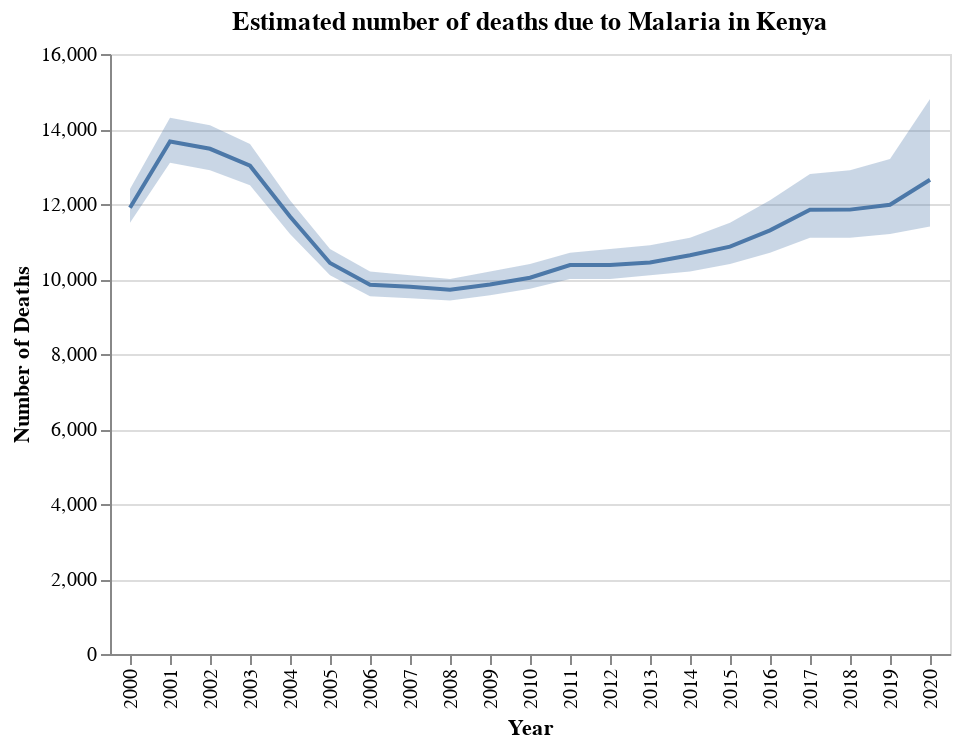

Notebook code for this chart:
### Code cell
#hide_input
x

### Figure 1 — Vega-Lite specification as saved in the notebook (floating-point values rounded to 4 significant figures)
{"config": {"view": {"continuousWidth": 400, "continuousHeight": 300}}, "layer": [{"mark": "line", "encoding": {"x": {"type": "ordinal", "field": "Period", "title": "Year"}, "y": {"type": "quantitative", "field": "FactValueNumeric", "title": "Number of Deaths"}}, "title": {"text": "Estimated number of deaths due to Malaria in Kenya", "anchor": "middle"}}, {"mark": {"type": "area", "opacity": 0.3}, "encoding": {"tooltip": [{"type": "quantitative", "field": "Period"}, {"type": "quantitative", "field": "FactValueNumericLow"}, {"type": "quantitative", "field": "FactValueNumeric"}, {"type": "quantitative", "field": "FactValueNumericHigh"}], "x": {"type": "ordinal", "field": "Period"}, "y": {"type": "quantitative", "field": "FactValueNumericLow"}, "y2": {"field": "FactValueNumericHigh"}}}], "data": {"name": "data-f6e8ac133be1ee5f394216b31811c4ee"}, "$schema": "https://vega.github.io/schema/vega-lite/v4.8.1.json", "datasets": {"data-f6e8ac133be1ee5f394216b31811c4ee": [{"SpatialDimValueCode": "KEN", "Location": "Kenya", "Indicator": "Estimated number of malaria deaths", "Period": 2020, "FactValueNumeric": 12650.0, "FactValueNumericLow": 11400.0, "FactValueNumericHigh": 14800.0, "DateModified": "2022-02-02T22:00:00"}, {"SpatialDimValueCode": "KEN", "Location": "Kenya", "Indicator": "Estimated number of malaria deaths", "Period": 2019, "FactValueNumeric": 11980.0, "FactValueNumericLow": 11200.0, "FactValueNumericHigh": 13200.0, "DateModified": "2022-02-02T22:00:00"}, {"SpatialDimValueCode": "KEN", "Location": "Kenya", "Indicator": "Estimated number of malaria deaths", "Period": 2018, "FactValueNumeric": 11850.0, "FactValueNumericLow": 11100.0, "FactValueNumericHigh": 12900.0, "DateModified": "2022-02-02T22:00:00"}, {"SpatialDimValueCode": "KEN", "Location": "Kenya", "Indicator": "Estimated number of malaria deaths", "Period": 2017, "FactValueNumeric": 11840.0, "FactValueNumericLow": 11100.0, "FactValueNumericHigh": 12800.0, "DateModified": "2022-02-02T22:00:00"}, {"SpatialDimValueCode": "KEN", "Location": "Kenya", "Indicator": "Estimated number of malaria deaths", "Period": 2016, "FactValueNumeric": 11300.0, "FactValueNumericLow": 10700.0, "FactValueNumericHigh": 12100.0, "DateModified": "2022-02-02T22:00:00"}, {"SpatialDimValueCode": "KEN", "Location": "Kenya", "Indicator": "Estimated number of malaria deaths", "Period": 2015, "FactValueNumeric": 10860.0, "FactValueNumericLow": 10400.0, "FactValueNumericHigh": 11500.0, "DateModified": "2022-02-02T22:00:00"}, {"SpatialDimValueCode": "KEN", "Location": "Kenya", "Indicator": "Estimated number of malaria deaths", "Period": 2014, "FactValueNumeric": 10630.0, "FactValueNumericLow": 10200.0, "FactValueNumericHigh": 11100.0, "DateModified": "2022-02-02T22:00:00"}, {"SpatialDimValueCode": "KEN", "Location": "Kenya", "Indicator": "Estimated number of malaria deaths", "Period": 2013, "FactValueNumeric": 10440.0, "FactValueNumericLow": 10100.0, "FactValueNumericHigh": 10900.0, "DateModified": "2022-02-02T22:00:00"}, {"SpatialDimValueCode": "KEN", "Location": "Kenya", "Indicator": "Estimated number of malaria deaths", "Period": 2012, "FactValueNumeric": 10370.0, "FactValueNumericLow": 10000.0, "FactValueNumericHigh": 10800.0, "DateModified": "2022-02-02T22:00:00"}, {"SpatialDimValueCode": "KEN", "Location": "Kenya", "Indicator": "Estimated number of malaria deaths", "Period": 2011, "FactValueNumeric": 10370.0, "FactValueNumericLow": 10000.0, "FactValueNumericHigh": 10700.0, "DateModified": "2022-02-02T22:00:00"}, {"SpatialDimValueCode": "KEN", "Location": "Kenya", "Indicator": "Estimated number of malaria deaths", "Period": 2010, "FactValueNumeric": 10030.0, "FactValueNumericLow": 9740.0, "FactValueNumericHigh": 10400.0, "DateModified": "2022-02-02T22:00:00"}, {"SpatialDimValueCode": "KEN", "Location": "Kenya", "Indicator": "Estimated number of malaria deaths", "Period": 2009, "FactValueNumeric": 9855.0, "FactValueNumericLow": 9570.0, "FactValueNumericHigh": 10200.0, "DateModified": "2022-02-02T22:00:00"}, {"SpatialDimValueCode": "KEN", "Location": "Kenya", "Indicator": "Estimated number of malaria deaths", "Period": 2008, "FactValueNumeric": 9714.0, "FactValueNumericLow": 9430.0, "FactValueNumericHigh": 10000.0, "DateModified": "2022-02-02T22:00:00"}, {"SpatialDimValueCode": "KEN", "Location": "Kenya", "Indicator": "Estimated number of malaria deaths", "Period": 2007, "FactValueNumeric": 9792.0, "FactValueNumericLow": 9490.0, "FactValueNumericHigh": 10100.0, "DateModified": "2022-02-02T22:00:00"}, {"SpatialDimValueCode": "KEN", "Location": "Kenya", "Indicator": "Estimated number of malaria deaths", "Period": 2006, "FactValueNumeric": 9848.0, "FactValueNumericLow": 9540.0, "FactValueNumericHigh": 10200.0, "DateModified": "2022-02-02T22:00:00"}, {"SpatialDimValueCode": "KEN", "Location": "Kenya", "Indicator": "Estimated number of malaria deaths", "Period": 2005, "FactValueNumeric": 10430.0, "FactValueNumericLow": 10100.0, "FactValueNumericHigh": 10800.0, "DateModified": "2022-02-02T22:00:00"}, {"SpatialDimValueCode": "KEN", "Location": "Kenya", "Indicator": "Estimated number of malaria deaths", "Period": 2004, "FactValueNumeric": 11670.0, "FactValueNumericLow": 11200.0, "FactValueNumericHigh": 12100.0, "DateModified": "2022-02-02T22:00:00"}, {"SpatialDimValueCode": "KEN", "Location": "Kenya", "Indicator": "Estimated number of malaria deaths", "Period": 2003, "FactValueNumeric": 13020.0, "FactValueNumericLow": 12500.0, "FactValueNumericHigh": 13600.0, "DateModified": "2022-02-02T22:00:00"}, {"SpatialDimValueCode": "KEN", "Location": "Kenya", "Indicator": "Estimated number of malaria deaths", "Period": 2002, "FactValueNumeric": 13470.0, "FactValueNumericLow": 12900.0, "FactValueNumericHigh": 14100.0, "DateModified": "2022-02-02T22:00:00"}, {"SpatialDimValueCode": "KEN", "Location": "Kenya", "Indicator": "Estimated number of malaria deaths", "Period": 2001, "FactValueNumeric": 13670.0, "FactValueNumericLow": 13100.0, "FactValueNumericHigh": 14300.0, "DateModified": "2022-02-02T22:00:00"}, {"SpatialDimValueCode": "KEN", "Location": "Kenya", "Indicator": "Estimated number of malaria deaths", "Period": 2000, "FactValueNumeric": 11900.0, "FactValueNumericLow": 11500.0, "FactValueNumericHigh": 12400.0, "DateModified": "2022-02-02T22:00:00"}]}}
